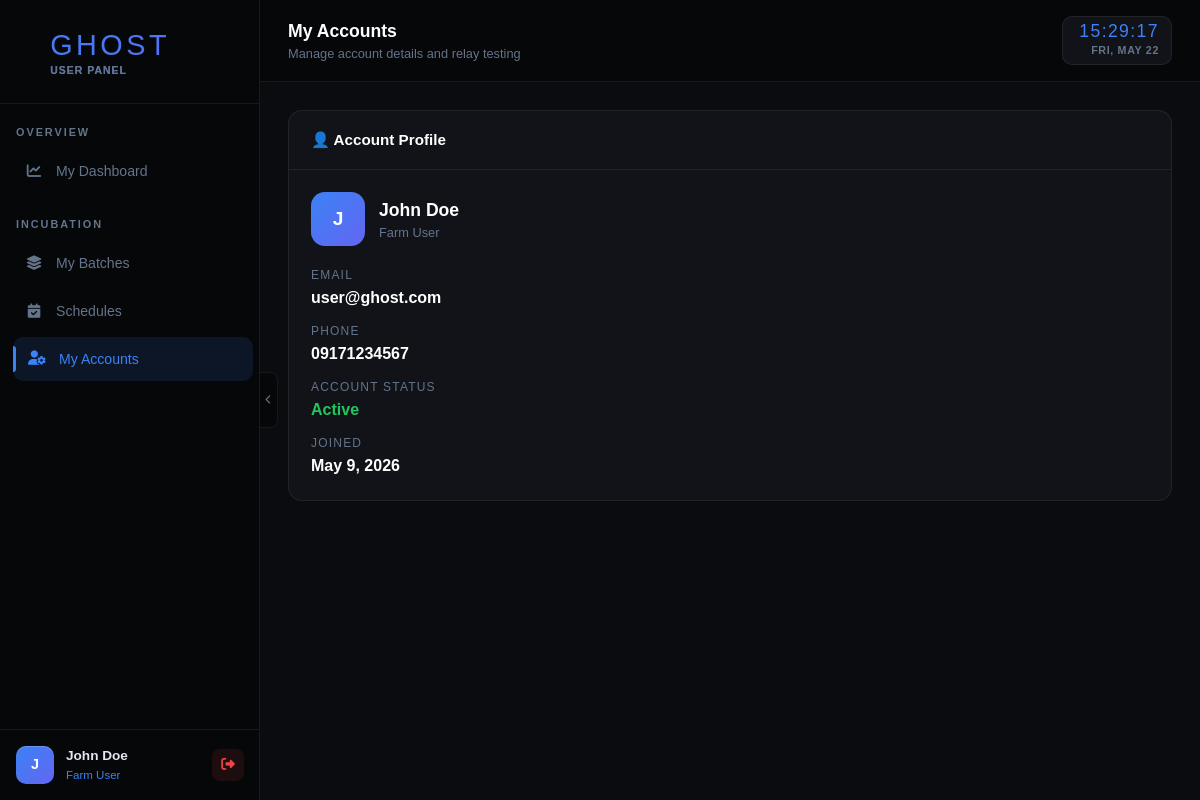
Page /user/accounts.php (signed in) on the earlier database version.
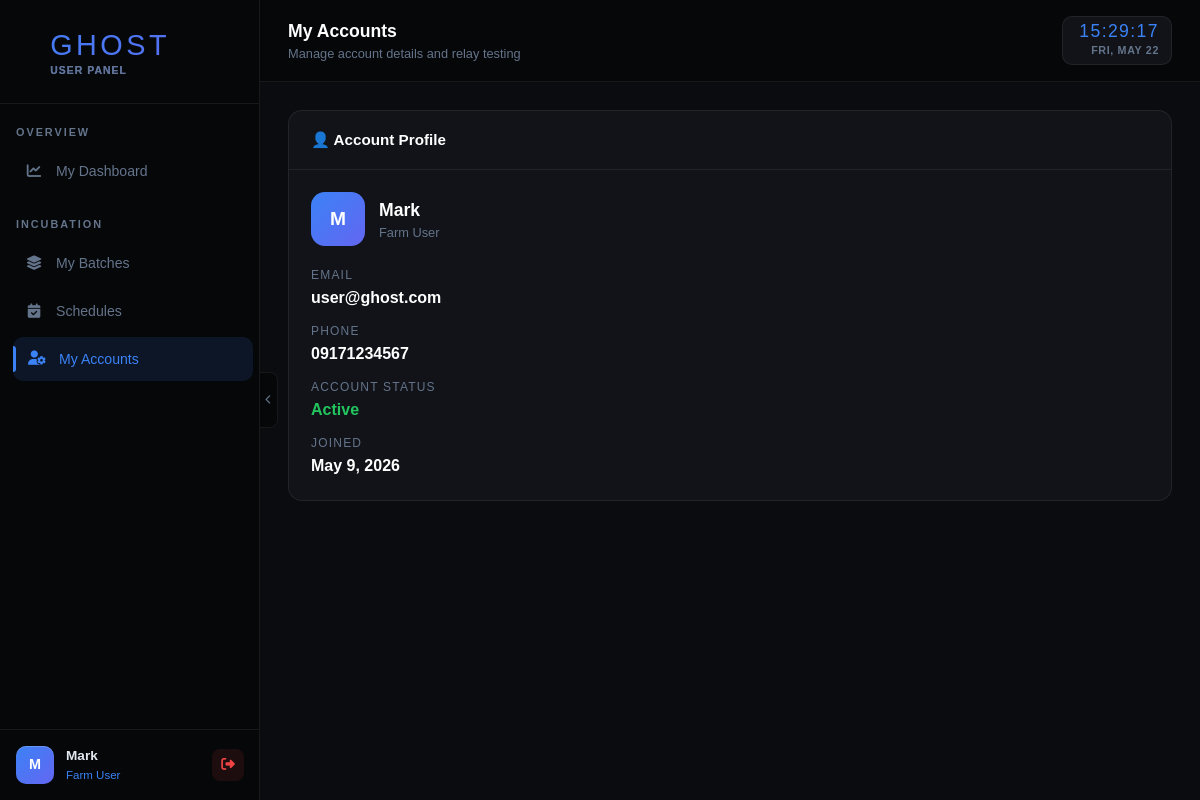
Same page on the later database version.
### tables this page shows
CREATE TABLE `users` (
  `id` int(11) NOT NULL,
  `full_name` varchar(100) NOT NULL,
  `email` varchar(150) NOT NULL,
  `password` varchar(255) NOT NULL,
  `profile_pic` varchar(255) DEFAULT NULL,
  `phone` varchar(20) DEFAULT NULL,
  `status` enum('active','inactive','suspended') DEFAULT 'active',
  `created_at` timestamp NOT NULL DEFAULT current_timestamp(),
  `updated_at` timestamp NOT NULL DEFAULT current_timestamp() ON UPDATE current_timestamp()
);

### includes/config.php (called while the page is built, shortened)
<?php
function getDB() {
    static $pdo = null;
    if ($pdo === null) {
        try {
            $pdo = new PDO(
                "mysql:host=" . DB_HOST . ";dbname=" . DB_NAME . ";charset=utf8",
                DB_USER,
                DB_PASS,
                array(
                    PDO::ATTR_ERRMODE            => PDO::ERRMODE_EXCEPTION,
                    PDO::ATTR_DEFAULT_FETCH_MODE => PDO::FETCH_ASSOC,
                    PDO::ATTR_EMULATE_PREPARES   => false
                )
            );
            $pdo->exec("SET time_zone = '+08:00'");
        } catch (PDOException $e) {
            die(json_encode(array('success' => false, 'message' => 'Database connection failed: ' . $e->getMessage())));
        }
    }
    return $pdo;
}
function getCurrentUser() {
    $pdo  = getDB();
    $stmt = $pdo->prepare("SELECT * FROM users WHERE id = ?");
    $stmt->execute(array($_SESSION['user_id']));
    return $stmt->fetch();
}

### user/accounts.php (the view, shortened to what the changed rows need)
<?php
    require_once 'header.php';
    $user = getCurrentUser();
?>
<div class="row g-3 mb-4">
    <div class="col-lg-12">
        <div class="ghost-panel h-100">
            <div class="ghost-panel-body">
                <div style="display:flex;align-items:center;gap:14px;margin-bottom:16px;">
                    <div
                        style="width:54px;height:54px;border-radius:14px;background:linear-gradient(135deg,#3b82f6,#6366f1);display:flex;align-items:center;justify-content:center;font-weight:700;font-size:1.2rem;color:white;">
                        <?= strtoupper(substr($user['full_name'],0,1)) ?> </div>
                    <div>
                        <div style="font-size:1.1rem;font-weight:700;color:white;">
                            <?= htmlspecialchars($user['full_name']) ?></div>
                        <div style="font-size:.8rem;color:var(--ghost-muted);">Farm User</div>
                    </div>
                </div>
                <div class="mb-2"><span
                        style="color:var(--ghost-muted);font-size:.75rem;text-transform:uppercase;letter-spacing:.1em;">Email</span>
                    <div style="font-weight:600;color:white;"><?= htmlspecialchars($user['email']) ?></div>
                </div>
                <div class="mb-2"><span
                        style="color:var(--ghost-muted);font-size:.75rem;text-transform:uppercase;letter-spacing:.1em;">Phone</span>
                    <div style="font-weight:600;color:white;"><?= htmlspecialchars($user['phone'] ?? '—') ?></div>
                </div>
                <?php $accountStatus = strtolower((string)($user['status'] ?? 'active')); ?>
                <div class="mb-2"><span
                        style="color:var(--ghost-muted);font-size:.75rem;text-transform:uppercase;letter-spacing:.1em;">Account
                        Status</span>
                    <div id="accountStatusText"
                        style="font-weight:600;color:<?= $accountStatus === 'active' ? '#22c55e' : ($accountStatus === 'suspended' ? '#ef4444' : '#94a3b8') ?>;">
                        <?= htmlspecialchars(ucfirst($accountStatus)) ?></div>
                </div>
                <div><span
                        style="color:var(--ghost-muted);font-size:.75rem;text-transform:uppercase;letter-spacing:.1em;">Joined</span>
                    <div style="font-weight:600;color:white;"><?= date('M j, Y', strtotime($user['created_at'])) ?>
                    </div>
                </div>
            </div>
        </div>
    </div>
</div>
<?php require_once 'footer.php'; ?>

### user/header.php (shortened to what the changed rows need)
<?php require_once '../includes/config.php'; requireUser(); $user = getCurrentUser(); ?>
<!DOCTYPE html>
<html lang="en">
<head>
<link href="../assets/vendor/bootstrap/bootstrap.min.css" rel="stylesheet">
<link href="../assets/vendor/fontawesome/all.min.css" rel="stylesheet">
</head>
<body>
<nav id="sidebar">
  <div class="sidebar-inner">
  <div class="sidebar-user">
    <div class="user-avatar"><?= strtoupper(substr($user['full_name'],0,1)) ?></div>
    <div><div style="font-size:0.85rem;font-weight:600;color:var(--ghost-text);"><?= htmlspecialchars($user['full_name']) ?></div><div style="font-size:0.72rem;color:var(--ghost-blue);">Farm User</div></div>
    <button onclick="document.getElementById('logoutModal').style.display='flex'" class="logout-btn" style="border:none;"><i class="fas fa-sign-out-alt" style="font-size:0.85rem;"></i></button>
  </div>
  </div>
</nav>
<div id="main">
  <div class="page-content">

Differences in the rows shown:
changed users "user@ghost.com": full_name "J" → "M"; full_name "John Doe" → "Mark"
